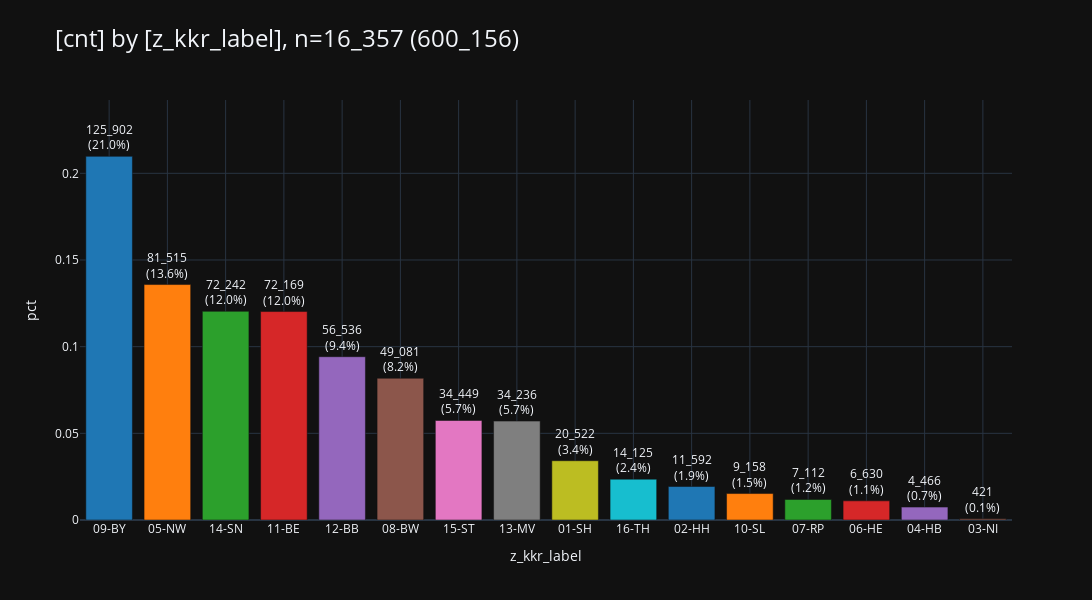

The cell this chart's notebook holds for it:
### Code cell
_df = df_facets[
    [
        "z_kkr_label",
        "cnt",
    ]
]
_df

_ = pls.plot_bars(
    _df,
    height=600,
    width=1200,
    sort_values=True,
    # renderer="png",
)

### Figure 1 — Plotly figure (JSON) as saved in the notebook; plotly's stock layout.template omitted (floating-point values rounded to 4 significant figures)
{"data": [{"error_y": {"thickness": 5}, "hovertemplate": "z_kkr_label=%{x}<br>pct=%{y}<br>cnt_pct_str=%{text}<extra></extra>", "legendgroup": "09-BY", "marker": {"color": "#1F77B4", "pattern": {"shape": ""}}, "name": "09-BY", "orientation": "v", "showlegend": true, "text": ["125_902<br>(21.0%)"], "textposition": "outside", "type": "bar", "x": ["09-BY"], "xaxis": "x", "y": [0.2098], "yaxis": "y"}, {"error_y": {"thickness": 5}, "hovertemplate": "z_kkr_label=%{x}<br>pct=%{y}<br>cnt_pct_str=%{text}<extra></extra>", "legendgroup": "05-NW", "marker": {"color": "#FF7F0E", "pattern": {"shape": ""}}, "name": "05-NW", "orientation": "v", "showlegend": true, "text": ["81_515<br>(13.6%)"], "textposition": "outside", "type": "bar", "x": ["05-NW"], "xaxis": "x", "y": [0.1358], "yaxis": "y"}, {"error_y": {"thickness": 5}, "hovertemplate": "z_kkr_label=%{x}<br>pct=%{y}<br>cnt_pct_str=%{text}<extra></extra>", "legendgroup": "14-SN", "marker": {"color": "#2CA02C", "pattern": {"shape": ""}}, "name": "14-SN", "orientation": "v", "showlegend": true, "text": ["72_242<br>(12.0%)"], "textposition": "outside", "type": "bar", "x": ["14-SN"], "xaxis": "x", "y": [0.1204], "yaxis": "y"}, {"error_y": {"thickness": 5}, "hovertemplate": "z_kkr_label=%{x}<br>pct=%{y}<br>cnt_pct_str=%{text}<extra></extra>", "legendgroup": "11-BE", "marker": {"color": "#D62728", "pattern": {"shape": ""}}, "name": "11-BE", "orientation": "v", "showlegend": true, "text": ["72_169<br>(12.0%)"], "textposition": "outside", "type": "bar", "x": ["11-BE"], "xaxis": "x", "y": [0.1203], "yaxis": "y"}, {"error_y": {"thickness": 5}, "hovertemplate": "z_kkr_label=%{x}<br>pct=%{y}<br>cnt_pct_str=%{text}<extra></extra>", "legendgroup": "12-BB", "marker": {"color": "#9467BD", "pattern": {"shape": ""}}, "name": "12-BB", "orientation": "v", "showlegend": true, "text": ["56_536<br>(9.4%)"], "textposition": "outside", "type": "bar", "x": ["12-BB"], "xaxis": "x", "y": [0.0942], "yaxis": "y"}, {"error_y": {"thickness": 5}, "hovertemplate": "z_kkr_label=%{x}<br>pct=%{y}<br>cnt_pct_str=%{text}<extra></extra>", "legendgroup": "08-BW", "marker": {"color": "#8C564B", "pattern": {"shape": ""}}, "name": "08-BW", "orientation": "v", "showlegend": true, "text": ["49_081<br>(8.2%)"], "textposition": "outside", "type": "bar", "x": ["08-BW"], "xaxis": "x", "y": [0.08178], "yaxis": "y"}, {"error_y": {"thickness": 5}, "hovertemplate": "z_kkr_label=%{x}<br>pct=%{y}<br>cnt_pct_str=%{text}<extra></extra>", "legendgroup": "15-ST", "marker": {"color": "#E377C2", "pattern": {"shape": ""}}, "name": "15-ST", "orientation": "v", "showlegend": true, "text": ["34_449<br>(5.7%)"], "textposition": "outside", "type": "bar", "x": ["15-ST"], "xaxis": "x", "y": [0.0574], "yaxis": "y"}, {"error_y": {"thickness": 5}, "hovertemplate": "z_kkr_label=%{x}<br>pct=%{y}<br>cnt_pct_str=%{text}<extra></extra>", "legendgroup": "13-MV", "marker": {"color": "#7F7F7F", "pattern": {"shape": ""}}, "name": "13-MV", "orientation": "v", "showlegend": true, "text": ["34_236<br>(5.7%)"], "textposition": "outside", "type": "bar", "x": ["13-MV"], "xaxis": "x", "y": [0.05705], "yaxis": "y"}, {"error_y": {"thickness": 5}, "hovertemplate": "z_kkr_label=%{x}<br>pct=%{y}<br>cnt_pct_str=%{text}<extra></extra>", "legendgroup": "01-SH", "marker": {"color": "#BCBD22", "pattern": {"shape": ""}}, "name": "01-SH", "orientation": "v", "showlegend": true, "text": ["20_522<br>(3.4%)"], "textposition": "outside", "type": "bar", "x": ["01-SH"], "xaxis": "x", "y": [0.03419], "yaxis": "y"}, {"error_y": {"thickness": 5}, "hovertemplate": "z_kkr_label=%{x}<br>pct=%{y}<br>cnt_pct_str=%{text}<extra></extra>", "legendgroup": "16-TH", "marker": {"color": "#17BECF", "pattern": {"shape": ""}}, "name": "16-TH", "orientation": "v", "showlegend": true, "text": ["14_125<br>(2.4%)"], "textposition": "outside", "type": "bar", "x": ["16-TH"], "xaxis": "x", "y": [0.02354], "yaxis": "y"}, {"error_y": {"thickness": 5}, "hovertemplate": "z_kkr_label=%{x}<br>pct=%{y}<br>cnt_pct_str=%{text}<extra></extra>", "legendgroup": "02-HH", "marker": {"color": "#1F77B4", "pattern": {"shape": ""}}, "name": "02-HH", "orientation": "v", "showlegend": true, "text": ["11_592<br>(1.9%)"], "textposition": "outside", "type": "bar", "x": ["02-HH"], "xaxis": "x", "y": [0.01931], "yaxis": "y"}, {"error_y": {"thickness": 5}, "hovertemplate": "z_kkr_label=%{x}<br>pct=%{y}<br>cnt_pct_str=%{text}<extra></extra>", "legendgroup": "10-SL", "marker": {"color": "#FF7F0E", "pattern": {"shape": ""}}, "name": "10-SL", "orientation": "v", "showlegend": true, "text": ["9_158<br>(1.5%)"], "textposition": "outside", "type": "bar", "x": ["10-SL"], "xaxis": "x", "y": [0.01526], "yaxis": "y"}, {"error_y": {"thickness": 5}, "hovertemplate": "z_kkr_label=%{x}<br>pct=%{y}<br>cnt_pct_str=%{text}<extra></extra>", "legendgroup": "07-RP", "marker": {"color": "#2CA02C", "pattern": {"shape": ""}}, "name": "07-RP", "orientation": "v", "showlegend": true, "text": ["7_112<br>(1.2%)"], "textposition": "outside", "type": "bar", "x": ["07-RP"], "xaxis": "x", "y": [0.01185], "yaxis": "y"}, {"error_y": {"thickness": 5}, "hovertemplate": "z_kkr_label=%{x}<br>pct=%{y}<br>cnt_pct_str=%{text}<extra></extra>", "legendgroup": "06-HE", "marker": {"color": "#D62728", "pattern": {"shape": ""}}, "name": "06-HE", "orientation": "v", "showlegend": true, "text": ["6_630<br>(1.1%)"], "textposition": "outside", "type": "bar", "x": ["06-HE"], "xaxis": "x", "y": [0.01105], "yaxis": "y"}, {"error_y": {"thickness": 5}, "hovertemplate": "z_kkr_label=%{x}<br>pct=%{y}<br>cnt_pct_str=%{text}<extra></extra>", "legendgroup": "04-HB", "marker": {"color": "#9467BD", "pattern": {"shape": ""}}, "name": "04-HB", "orientation": "v", "showlegend": true, "text": ["4_466<br>(0.7%)"], "textposition": "outside", "type": "bar", "x": ["04-HB"], "xaxis": "x", "y": [0.007441], "yaxis": "y"}, {"error_y": {"thickness": 5}, "hovertemplate": "z_kkr_label=%{x}<br>pct=%{y}<br>cnt_pct_str=%{text}<extra></extra>", "legendgroup": "03-NI", "marker": {"color": "#8C564B", "pattern": {"shape": ""}}, "name": "03-NI", "orientation": "v", "showlegend": true, "text": ["421<br>(0.1%)"], "textposition": "outside", "type": "bar", "x": ["03-NI"], "xaxis": "x", "y": [0.0007015], "yaxis": "y"}], "layout": {"barmode": "relative", "height": 600, "legend": {"title": {"text": "z_kkr_label"}, "tracegroupgap": 0}, "showlegend": false, "title": {"font": {"size": 24}, "text": "[cnt] by [z_kkr_label], n=16_357 (600_156)", "xanchor": "left", "y": 0.95, "yanchor": "top"}, "width": 1200, "xaxis": {"anchor": "y", "categoryarray": ["09-BY", "05-NW", "14-SN", "11-BE", "12-BB", "08-BW", "15-ST", "13-MV", "01-SH", "16-TH", "02-HH", "10-SL", "07-RP", "06-HE", "04-HB", "03-NI"], "categoryorder": "total descending", "domain": [0, 1], "gridwidth": 1, "showgrid": true, "title": {"text": "z_kkr_label"}}, "yaxis": {"anchor": "x", "domain": [0, 1], "dtick": 0.05, "gridwidth": 1, "range": [0, 0.2423], "showgrid": true, "title": {"text": "pct"}}}}
